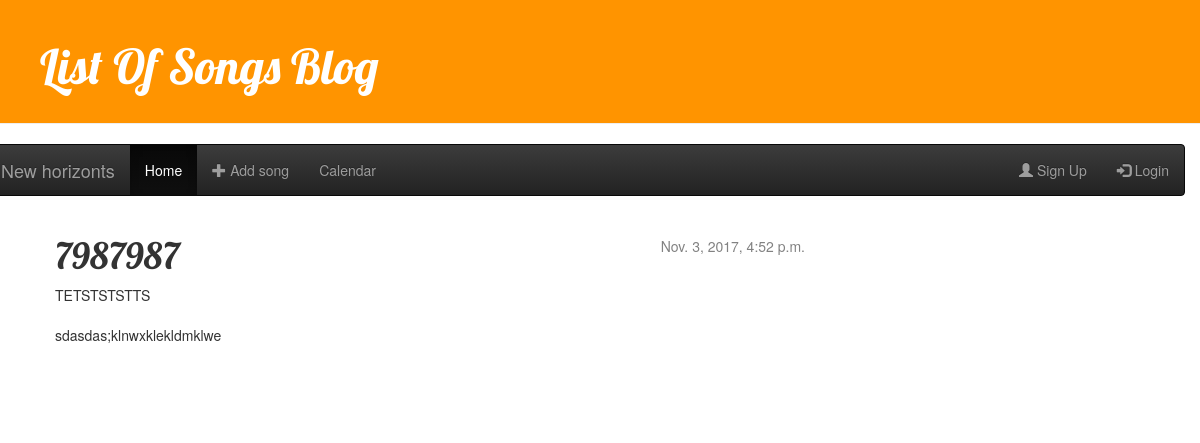
Page /post/6/ on the committed database.
### blog/models.py (models this page shows, shortened)
class Post(models.Model):
    author = models.ForeignKey('auth.User')
    title = models.CharField(max_length=200)
    text = models.TextField()
    created_date = models.DateTimeField(
            default=timezone.now)
    published_date = models.DateTimeField(
            blank=True, null=True)

### blog/views.py (the view)
# urls.py: url(r'^post/(?P<pk>[0-9]+)/$', views.post_detail, name='post_detail'),
def post_detail(request, pk):
    post = get_object_or_404(Post, pk=pk)
    return render(request, 'blog/post_detail.html', {'post': post})

### blog/templates/blog/post_detail.html (shortened to what this page needs)
{% extends 'blog/base.html' %}
{% block content %}
    <div class="post">
        {% if post.published_date %}
            <div class="date">
                {{ post.published_date }}
            </div>
        {% endif %}
        <h1>{{ post.title }}</h1>
        <p>{{ post.text|linebreaksbr }}</p>
    </div>
{% endblock %}

### blog/static/css/main.css (style rules this page uses)
h1, h2, h3, h4 { font-family: 'Lobster', cursive; }
.date { float: right; color: #828282; }
.post { margin-bottom: 70px; }

### rows in the picture
Post: published_date "Nov. 3, 2017, 4:52 p.m.", title "7987987", text "TETSTSTSTTS sdasdas;klnwxklekldmklwe"
